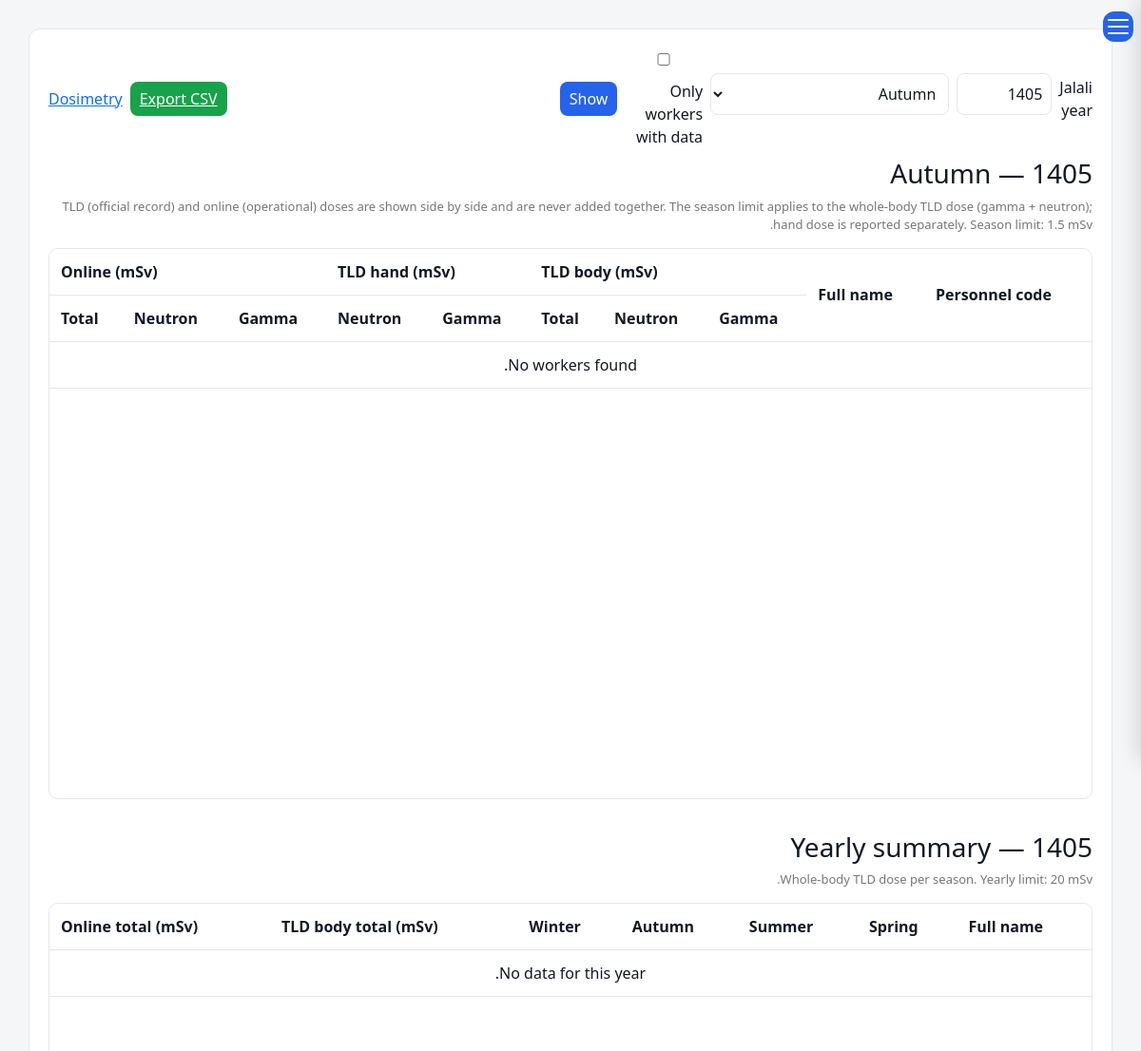
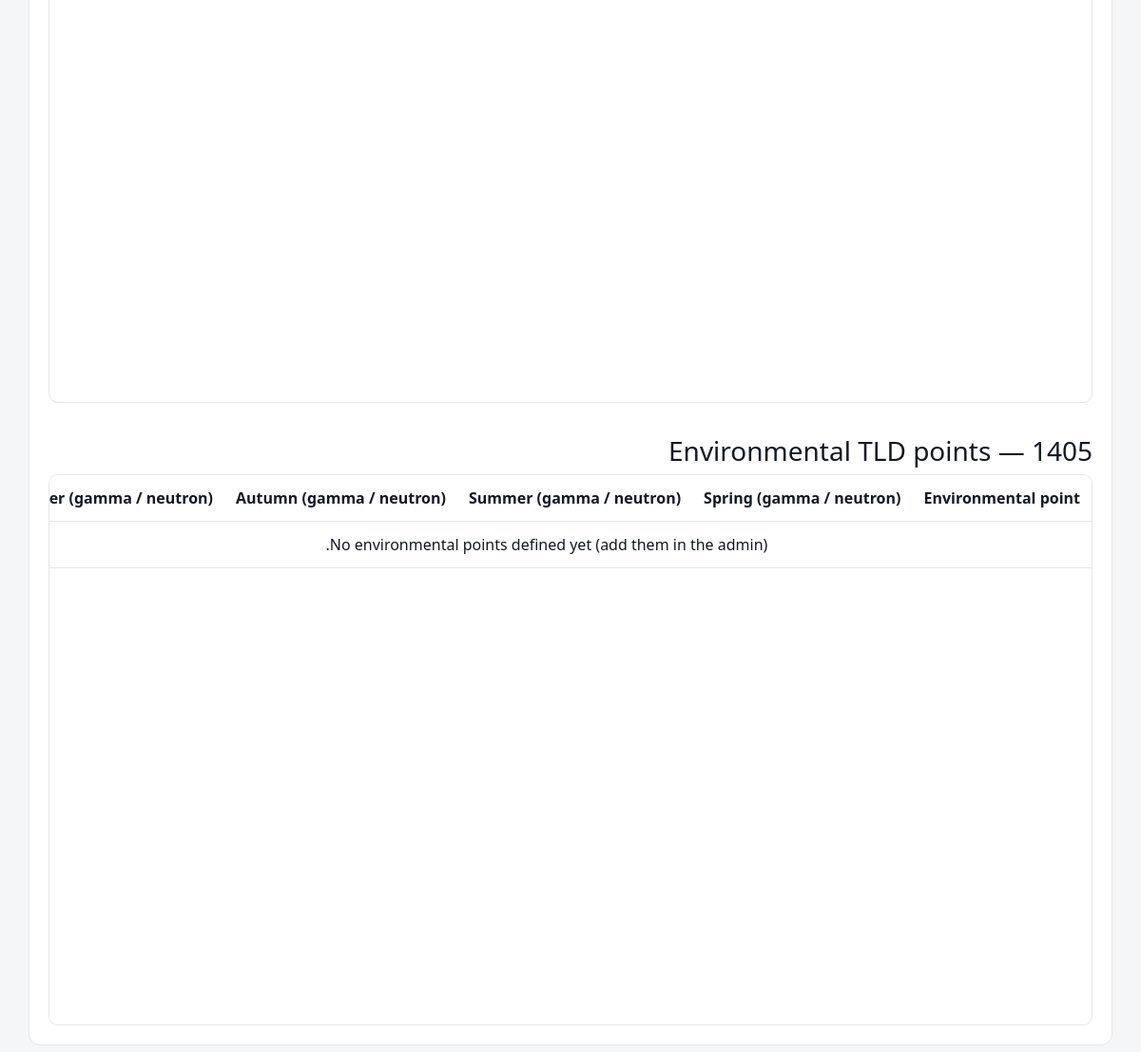
/operation-control/dosimetry/report/ (signed in), run on an earlier commit of the app's database (2 pictures, top to bottom).
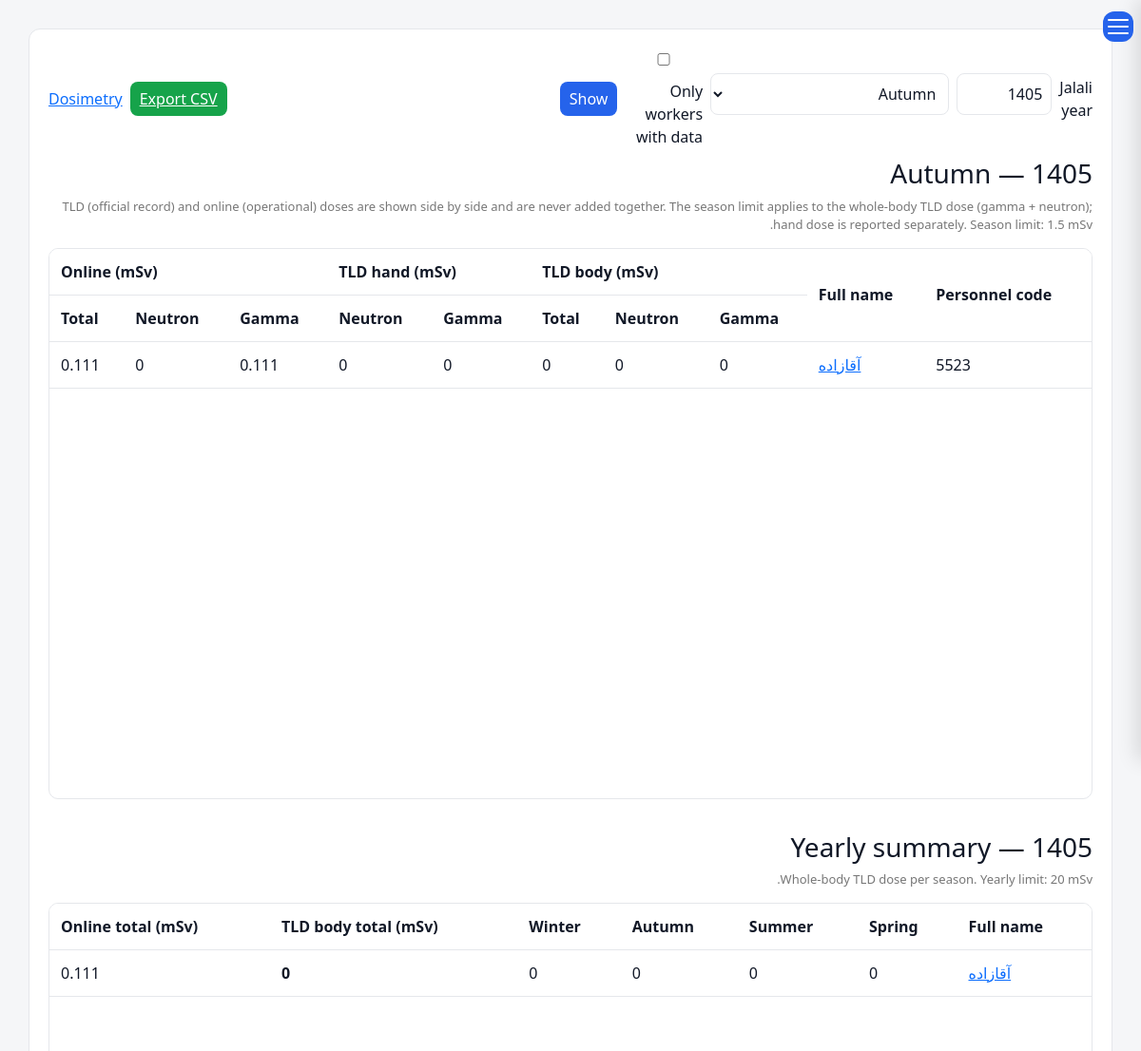
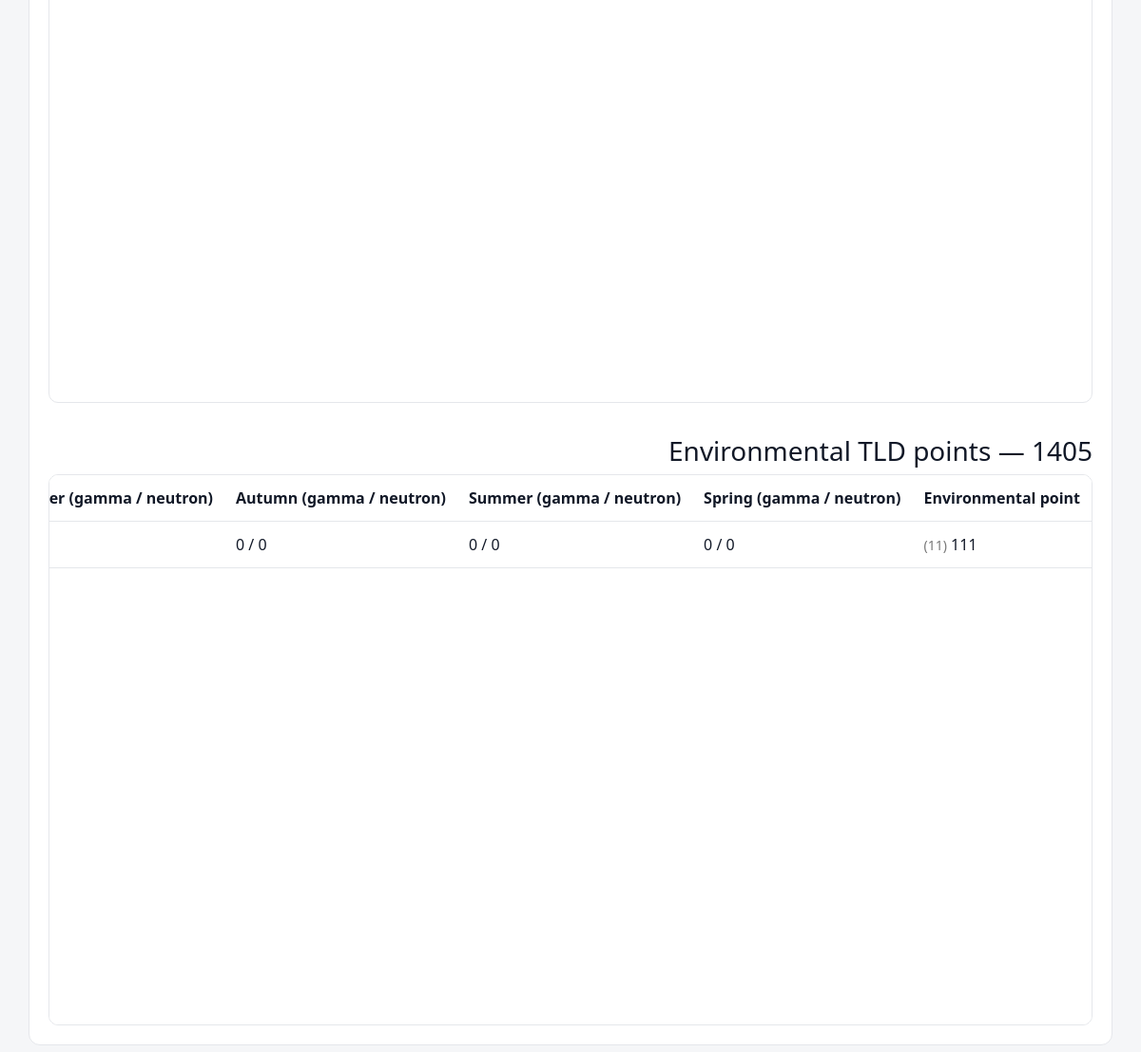
And on a later commit of the database (2 pictures, top to bottom).
### operation_control/models.py (models this page shows, shortened)
class TimeStamped(models.Model):
    created_at = models.DateTimeField(_("Created Date"), auto_now_add=True)
    updated_at = models.DateTimeField(_("Updated Date"), auto_now=True)
    created_by = models.ForeignKey(
        User, null=True, blank=True, on_delete=models.SET_NULL,
        related_name="+", verbose_name=_("Created By"),
    )
    class Meta:
        abstract = True

class RadiationWorker(TimeStamped):
    class Status(models.TextChoices):
        ACTIVE = "ACTIVE", _("Active")
        LEFT = "LEFT", _("Left")
    personnel_code = models.CharField(_("Personnel code"), max_length=30, unique=True)
    full_name = models.CharField(_("Full name"), max_length=150)
    unit = models.CharField(_("Unit / section"), max_length=120, blank=True)
    position = models.CharField(_("Position"), max_length=120, blank=True)
    status = models.CharField(_("Status"), max_length=10, choices=Status.choices, default=Status.ACTIVE)
    exit_date = models.DateField(_("Exit date"), null=True, blank=True)
    notes = models.TextField(_("Notes"), blank=True)
    history = HistoricalRecords()   # audit trail (who changed what, when)
    class Meta:
        ordering = ["full_name"]
        verbose_name = _("Radiation worker")
        verbose_name_plural = _("Radiation workers")

class Lookup(models.Model):
    name = models.CharField(_("Name"), max_length=150, unique=True)
    is_active = models.BooleanField(_("Active"), default=True)
    sort_order = models.PositiveSmallIntegerField(_("Sort order"), default=0)
    class Meta:
        abstract = True
        ordering = ["sort_order", "name"]

class EnvironmentalPoint(Lookup):
    location = models.CharField(_("Location"), max_length=200, blank=True)
    class Meta(Lookup.Meta):
        verbose_name = _("Environmental TLD point")
        verbose_name_plural = _("Environmental TLD points")

### operation_control/views_dosimetry.py (the view, shortened to what this page needs)
# urls.py: path("dosimetry/report/", dv.dose_report, name="oc_dose_report"),
@login_required
def dose_report(request):
    this_year, this_season = services.current_year_season()
    try:
        year = int(request.GET.get("year") or this_year)
        season = int(request.GET.get("season") or this_season)
    except ValueError:
        year, season = this_year, this_season
    if season not in services.SEASONS:
        season = this_season
    rows = services.season_report(year, season)
    return render(request, "operation_control/dose_report.html", {
        "year": year, "season": season, "seasons": Season.choices,
        "season_label": Season(season).label,
        "rows": [r for r in rows if r["has_data"]] if request.GET.get("only_data") else rows,
        "only_data": bool(request.GET.get("only_data")),
        "year_rows": services.year_report(year), "env_rows": services.env_report(year),
        "limit": conf.SEASON_DOSE_LIMIT_MSV, "annual_limit": conf.ANNUAL_DOSE_LIMIT_MSV,
    })

### operation_control/jalali_utils.py (called while the page is built)
def gregorian_to_jalali(gy: int, gm: int, gd: int):
    if gy > 1600:
        jy, gy = 979, gy - 1600
    else:
        jy, gy = 0, gy - 621
    gy2 = gy + 1 if gm > 2 else gy
    days = (365 * gy + (gy2 + 3) // 4 - (gy2 + 99) // 100 + (gy2 + 399) // 400
            - 80 + gd + _G_DAYS_BEFORE_MONTH[gm - 1])
    jy += 33 * (days // 12053)
    days %= 12053
    jy += 4 * (days // 1461)
    days %= 1461
    if days > 365:
        jy += (days - 1) // 365
        days = (days - 1) % 365
    if days < 186:
        return jy, 1 + days // 31, 1 + days % 31
    return jy, 7 + (days - 186) // 30, 1 + (days - 186) % 30

def season_of_month(month: int) -> int:
    return (month - 1) // 3 + 1

def to_jalali(d):
    return gregorian_to_jalali(d.year, d.month, d.day)

def today() -> datetime.date:
    from django.utils import timezone
    return timezone.localdate()

def jalali_today():
    return to_jalali(today())

### operation_control/services.py (called while the page is built)
def current_year_season():
    jy, jm, _jd = ju.jalali_today()
    return jy, ju.season_of_month(jm)

### templates/operation_control/dose_report.html (shortened to what the changed rows need)
{% extends "base.html" %}
{% load i18n %}
{% block content %}
<div class="content">
  <div class="table-scroll">
  <table>
    <thead>
      <tr><th rowspan="2">{% trans "Personnel code" %}</th><th rowspan="2">{% trans "Full name" %}</th>
        <th colspan="3">{% trans "TLD body (mSv)" %}</th><th colspan="2">{% trans "TLD hand (mSv)" %}</th>
        <th colspan="3">{% trans "Online (mSv)" %}</th></tr>
      <tr><th>{% trans "Gamma" %}</th><th>{% trans "Neutron" %}</th><th>{% trans "Total" %}</th>
        <th>{% trans "Gamma" %}</th><th>{% trans "Neutron" %}</th>
        <th>{% trans "Gamma" %}</th><th>{% trans "Neutron" %}</th><th>{% trans "Total" %}</th></tr>
    </thead>
    <tbody>
    {% for r in rows %}
      <tr class="{% if r.tld_over %}row-over{% endif %}">
        <td>{{ r.worker.personnel_code }}</td>
        <td><a href="{% url 'oc_worker_detail' r.worker.pk %}">{{ r.worker.full_name }}</a></td>
        <td>{{ r.t.body_gamma|floatformat:"-3" }}</td><td>{{ r.t.body_neutron|floatformat:"-3" }}</td>
        <td class="{% if r.tld_over %}cell-over{% endif %}">{{ r.body_total|floatformat:"-3" }}</td>
        <td>{{ r.t.hand_gamma|floatformat:"-3" }}</td><td>{{ r.t.hand_neutron|floatformat:"-3" }}</td>
        <td>{{ r.o.gamma|floatformat:"-3" }}</td><td>{{ r.o.neutron|floatformat:"-3" }}</td>
        <td class="{% if r.online_over %}cell-over{% endif %}">{{ r.online_total|floatformat:"-3" }}</td>
      </tr>
    {% empty %}<tr><td colspan="10" class="text-center">{% trans "No workers found." %}</td></tr>{% endfor %}
    </tbody>
  </table>
  </div>
  <div class="table-scroll">
  <table>
    <thead><tr><th>{% trans "Full name" %}</th>
      {% for v, l in seasons %}<th>{{ l }}</th>{% endfor %}
      <th>{% trans "TLD body total (mSv)" %}</th><th>{% trans "Online total (mSv)" %}</th></tr></thead>
    <tbody>
    {% for r in year_rows %}
      <tr class="{% if r.over %}row-over{% endif %}">
        <td><a href="{% url 'oc_worker_detail' r.worker.pk %}">{{ r.worker.full_name }}</a></td>
        {% for s in r.seasons %}<td class="{% if s.over %}cell-over{% endif %}">{{ s.value|floatformat:"-3" }}</td>{% endfor %}
        <td class="{% if r.over %}cell-over{% endif %}"><strong>{{ r.tld_total|floatformat:"-3" }}</strong></td>
        <td>{{ r.online_total|floatformat:"-3" }}</td>
      </tr>
    {% empty %}<tr><td colspan="7" class="text-center">{% trans "No data for this year." %}</td></tr>{% endfor %}
    </tbody>
  </table>
  </div>
  <div class="table-scroll">
  <table>
    <thead><tr><th>{% trans "Environmental point" %}</th>
      {% for v, l in seasons %}<th>{{ l }} ({% trans "gamma" %} / {% trans "neutron" %})</th>{% endfor %}</tr></thead>
    <tbody>
    {% for r in env_rows %}
      <tr><td>{{ r.point.name }}{% if r.point.location %} <small style="color:#777;">({{ r.point.location }})</small>{% endif %}</td>
        {% for s in r.seasons %}<td>{{ s.gamma|floatformat:"-3" }} / {{ s.neutron|floatformat:"-3" }}</td>{% endfor %}</tr>
    {% empty %}<tr><td colspan="5" class="text-center">{% trans "No environmental points defined yet (add them in the admin)." %}</td></tr>{% endfor %}
    </tbody>
  </table>
  </div>
</div>
{% endblock %}

What changed in the data, as far as the page shows it:
added RadiationWorker: worker.personnel_code "5523", worker.full_name "آقازاده", t.body_gamma "0", t.body_neutron "0", body_total "0", t.hand_gamma "0", t.hand_neutron "0", o.gamma "0.111", o.neutron "0", online_total "0.111", value "0" "0" "0" "0", tld_total "0"
added EnvironmentalPoint: point.name "111", point.location "11", gamma "0", neutron "0" "0" "0"
Also different on the page:
text no longer shown: "No workers found. No data for this year. No environmental points defined yet (add them in the admin)."
